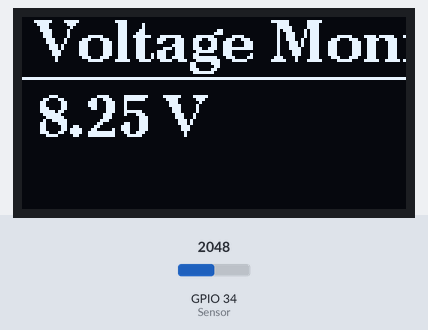
The sketch below on a simulated ESP32. On the bench: 128×64 one-colour display. Inputs (shaded band) come from the test bench; at power-on: GPIO 34 (Sensor) = 2048 (analog values on the 0–4095 scale). WiFi joins after 1.5 s; servers stay silent unless stated.

Above: at 3.0 s.
3.1 s: GPIO 34 (Sensor) set to 2866
At 5.4 s:
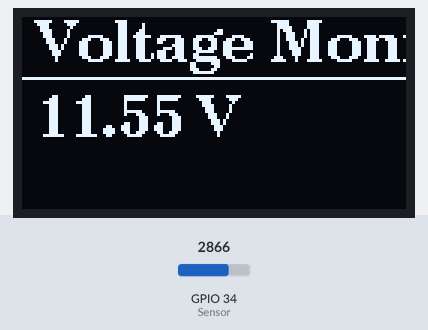
5.9 s: GPIO 34 (Sensor) set to 3603
At 8.0 s:
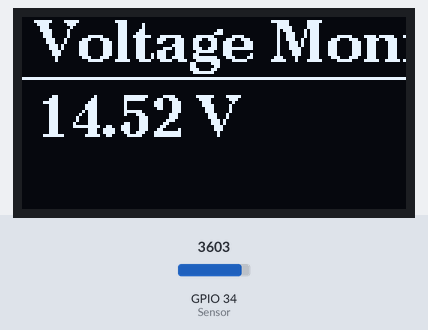
8.3 s: GPIO 34 (Sensor) set to 4095
At 9.6 s:
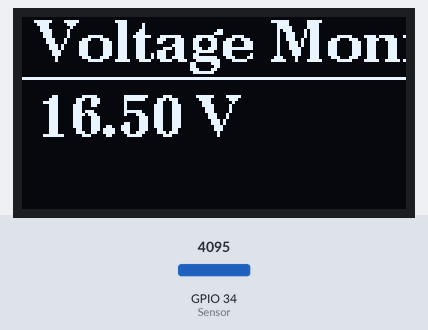
Timing chart, 0 to 11.3 s (numbered marks = the images above; inputs shaded):
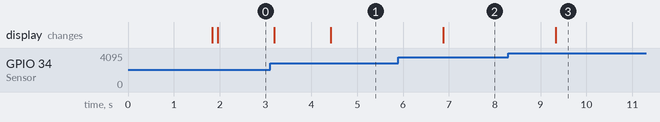

Measured:
- after the input at 3.1 s, the display: first changes after 0.09 s (image 1 shows a later state)
- after the input at 5.9 s, the display: changes after 0.97 s (image 2)
- after the input at 8.3 s, the display: changes after 1.0 s (image 3)

The sketch:

esp32.ino
```cpp
#define BLYNK_TEMPLATE_ID "TMPL38s6_7vfZ"
#define BLYNK_TEMPLATE_NAME "Voltage Monitor System"
#define BLYNK_AUTH_TOKEN "PU8Fg_vF5RFebgN8vwniavYEC09HVik1"

#include <WiFi.h>
#include <BlynkSimpleEsp32.h>
#include <U8g2lib.h>

// OLED Initialization
U8G2_SSD1306_128X64_NONAME_F_HW_I2C u8g2(U8G2_R0, /* reset=*/ U8X8_PIN_NONE);

#define Sensor 34 // ADC pin on ESP32
float vOUT = 0.0;
float vIN = 0.0;
float R1 = 30000.0; // 30k ohms resistor
float R2 = 7500.0;  // 7.5k ohms resistor

// Wi-Fi Credentials
char ssid[] = "ROBOAIHUB";  // Replace with your Wi-Fi SSID
char pass[] = "ROBOAIHUB";   // Replace with your Wi-Fi password

BlynkTimer timer;

// Function to read the voltage and calculate the actual voltage
float readVoltage() {
  float total = 0;
  for (int i = 0; i < 10; i++) { // Average 10 samples
    total += analogRead(Sensor);
    delay(10); // Small delay between readings
  }
  float value = total / 10;

  vOUT = (value * 3.3) / 4095.0; // Scale to 3.3V (for ESP32)
  vIN = vOUT / (R2 / (R1 + R2)); // Voltage divider calculation

  return vIN;
}

// Function to send voltage data to Blynk
void sendVoltageToBlynk() {
  float voltage = readVoltage();
  Blynk.virtualWrite(V0, voltage);  // Send voltage to Blynk Virtual Pin V0
}

// Function to display voltage on OLED
void displayVoltageOnOLED() {
  u8g2.clearBuffer();
  u8g2.setCursor(5, 15);
  u8g2.print("Voltage Monitor");
  u8g2.drawLine(0, 20, 128, 20);
  u8g2.setCursor(5, 40);
  u8g2.print(vIN, 2);
  u8g2.print(" V");
  u8g2.sendBuffer();
}

void setup() {
  // Initialize Serial Monitor
  Serial.begin(115200);

  // Initialize Blynk
  Blynk.begin(BLYNK_AUTH_TOKEN, ssid, pass);

  // Initialize OLED
  u8g2.begin();
  u8g2.setFont(u8g2_font_ncenB14_tr);

  // Configure ADC resolution
  analogReadResolution(12); // ESP32 ADC has 12-bit resolution

  // Set up a timer to send voltage data every second
  timer.setInterval(1000L, sendVoltageToBlynk);  // Update Blynk every second
}

void loop() {
  // Run Blynk
  Blynk.run();
  timer.run();

  // Read and calculate voltage
  vIN = readVoltage();  // Update vIN using the shared function

  // Display voltage on OLED
  displayVoltageOnOLED();

  delay(1000); // Update OLED display every second to match Blynk data
}
```
